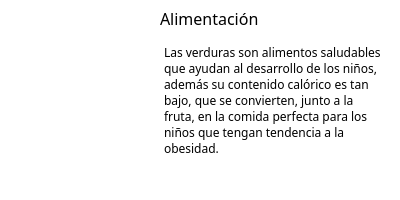
<?xml version="1.0" encoding="UTF-8"?>
<ui version="4.0">
 <class>usuario_tip</class>
 <widget class="QDialog" name="usuario_tip">
  <property name="geometry">
   <rect>
    <x>0</x>
    <y>0</y>
    <width>400</width>
    <height>200</height>
   </rect>
  </property>
  <property name="windowTitle">
   <string>Dialog</string>
  </property>
  <widget class="QLabel" name="label">
   <property name="geometry">
    <rect>
     <x>0</x>
     <y>0</y>
     <width>401</width>
     <height>201</height>
    </rect>
   </property>
   <property name="styleSheet">
    <string notr="true">background: white;</string>
   </property>
   <property name="text">
    <string/>
   </property>
  </widget>
  <widget class="QLabel" name="imagen">
   <property name="geometry">
    <rect>
     <x>20</x>
     <y>30</y>
     <width>131</width>
     <height>131</height>
    </rect>
   </property>
   <property name="text">
    <string/>
   </property>
   <property name="pixmap">
    <pixmap resource="../../resources.qrc">:/imagenes/Imagenes/imgTipTest.png</pixmap>
   </property>
  </widget>
  <widget class="QLabel" name="categoria">
   <property name="geometry">
    <rect>
     <x>160</x>
     <y>10</y>
     <width>141</width>
     <height>16</height>
    </rect>
   </property>
   <property name="font">
    <font>
     <family>Montserrat</family>
     <pointsize>12</pointsize>
    </font>
   </property>
   <property name="text">
    <string>Alimentación</string>
   </property>
   <property name="alignment">
    <set>Qt::AlignLeading|Qt::AlignLeft|Qt::AlignVCenter</set>
   </property>
  </widget>
  <widget class="QPlainTextEdit" name="descripcion">
   <property name="geometry">
    <rect>
     <x>160</x>
     <y>40</y>
     <width>231</width>
     <height>151</height>
    </rect>
   </property>
   <property name="font">
    <font>
     <family>Montserrat</family>
    </font>
   </property>
   <property name="styleSheet">
    <string notr="true">border: none;
background: none;</string>
   </property>
   <property name="plainText">
    <string>Las verduras son alimentos saludables que ayudan al desarrollo de los niños, además su contenido calórico es tan bajo, que se convierten, junto a la fruta, en la comida perfecta para los niños que tengan tendencia a la obesidad.</string>
   </property>
  </widget>
 </widget>
 <resources>
  <include location="../../resources.qrc"/>
 </resources>
 <connections/>
</ui>
